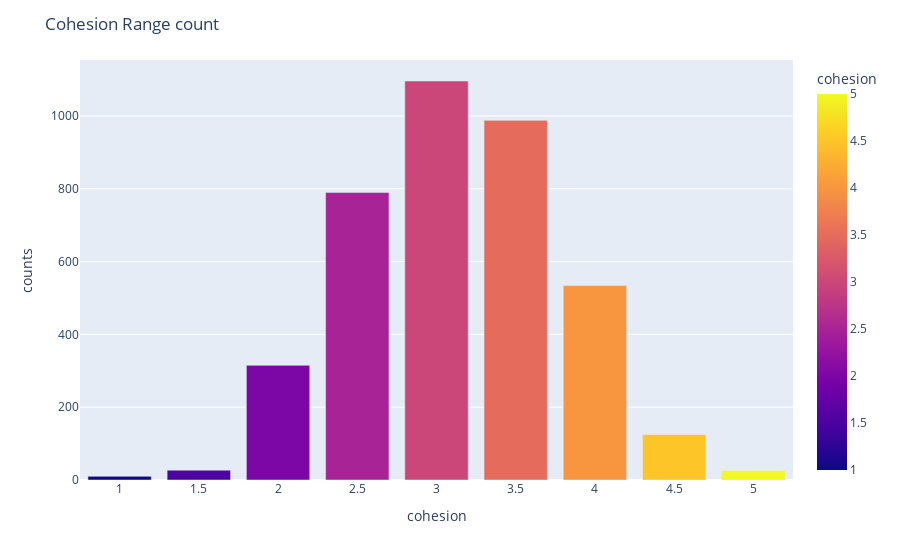

Write notebook code for a chart like this one.
### Markdown cell above
Cohesion is the grammatical and lexical linking within a text or sentence that holds a text together and gives it meaning.

### Code cell
cohesion_count = train.groupby('cohesion')['text_id'].count().reset_index(name = 'counts')
cohesion_count = cohesion_count.sort_values(by = 'counts', ascending = False)
fig = px.bar(cohesion_count, x='cohesion', y='counts', color = 'cohesion')
fig.update_layout(title_text="Cohesion Range count")
fig.show()

### Figure 1 — Plotly figure (JSON) as saved in the notebook; plotly's stock layout.template omitted (floating-point values rounded to 4 significant figures)
{"data": [{"alignmentgroup": "True", "hovertemplate": "cohesion=%{marker.color}<br>counts=%{y}<extra></extra>", "legendgroup": "", "marker": {"color": [3, 3.5, 2.5, 4, 2, 4.5, 1.5, 5, 1], "coloraxis": "coloraxis", "pattern": {"shape": ""}}, "name": "", "offsetgroup": "", "orientation": "v", "showlegend": false, "textposition": "auto", "type": "bar", "x": [3, 3.5, 2.5, 4, 2, 4.5, 1.5, 5, 1], "xaxis": "x", "y": [1096, 988, 790, 534, 315, 125, 27, 26, 10], "yaxis": "y"}], "layout": {"barmode": "relative", "coloraxis": {"colorbar": {"title": {"text": "cohesion"}}, "colorscale": [[0, "#0d0887"], [0.1111, "#46039f"], [0.2222, "#7201a8"], [0.3333, "#9c179e"], [0.4444, "#bd3786"], [0.5556, "#d8576b"], [0.6667, "#ed7953"], [0.7778, "#fb9f3a"], [0.8889, "#fdca26"], [1, "#f0f921"]]}, "legend": {"tracegroupgap": 0}, "margin": {"t": 60}, "title": {"text": "Cohesion Range count"}, "xaxis": {"anchor": "y", "domain": [0, 1], "title": {"text": "cohesion"}}, "yaxis": {"anchor": "x", "domain": [0, 1], "title": {"text": "counts"}}}}
